Frame 1 (no input): blank canvas, image omitted
Frame 60 (the mouse pressed at the canvas centre just before this capture): blank canvas, image omitted
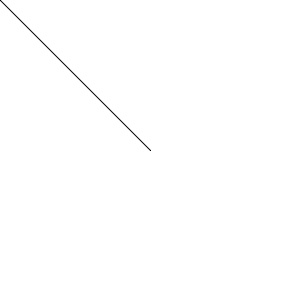
Frame 120 (the mouse held since frame 60 and released just before this capture)

The Processing sketch whose frames 1 and 60 were blank and that drew this single picture after the mouse press (run headless with seeded random() and noise(); from frame 60 on, the mouse is pressed at the canvas centre):

// Processing sketch: w1_f15_6_drawing_tool_export
// ── w1_f15_6_drawing_tool_export.pde


// Basic Drawing Tool
// System Variables (mouseX, mouseY, pmouseX, pmouseY)

void setup(){
  size(300, 300);
  background(255);
  smooth();
}

void draw(){
  stroke(0);
  // pmouseX and pmouseY are system variables that store
  // the position of the mouse in the previous frame.
  line(pmouseX, pmouseY, mouseX, mouseY);
}

// export tif
void keyPressed() {
  if (key==' ') {
    save("this.tif");
  }
}
